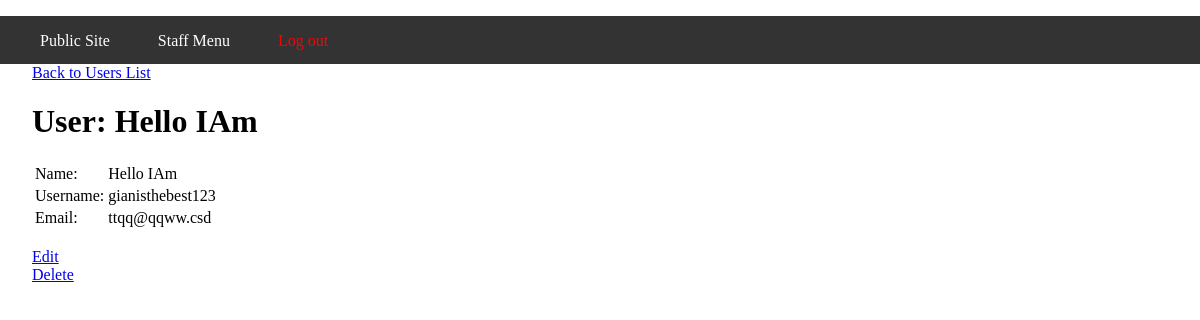
Screenshot of /staff/users/show.php?id=2 with the database file from the repository.
### tables this page shows
CREATE TABLE `users` (
  `id` int(11) NOT NULL,
  `first_name` varchar(255) DEFAULT NULL,
  `last_name` varchar(255) DEFAULT NULL,
  `email` varchar(255) DEFAULT NULL,
  `username` varchar(255) DEFAULT NULL,
  `hashed_password` varchar(255) DEFAULT NULL,
  `created_at` datetime DEFAULT NULL
);

### private/database.php (called while the page is built, shortened)
<?php
  function db_query($connection, $sql) {
    $result_set = mysqli_query($connection, $sql);
    return $result_set;
  }
  function db_fetch_assoc($result_set) {
    return mysqli_fetch_assoc($result_set);
  }
  function db_escape($connection, $string) {
    return mysqli_real_escape_string($connection, $string);
  }
?>

### private/query_functions.php (called while the page is built, shortened)
<?php
  function find_user_by_id($id=0) {
    global $db;
    $sql = "SELECT * FROM users ";
    $sql .= "WHERE id='" . db_escape($db, $id) . "' ";
    $sql .= "LIMIT 1;";
    $users_result = db_query($db, $sql);
    return $users_result;
  }
?>

### private/functions.php (called while the page is built, shortened)
<?php
  function h($string="") {
    return htmlspecialchars($string);
  }
  function u($string="") {
    return urlencode($string);
  }
?>

### public/staff/users/show.php (the view, shortened to what this page needs)
<?php
$id = $_GET['id'];
$users_result = find_user_by_id($id);
$user = db_fetch_assoc($users_result);
?>
<div id="main-content">
  <a href="index.php">Back to Users List</a><br />
  <h1>User: <?php echo h($user['first_name']) . " " . h($user['last_name']); ?></h1>
  <?php
    echo "<table id=\"user\">";
    echo "<tr>";
    echo "<td>Name: </td>";
    echo "<td>" . h($user['first_name']). " " . h($user['last_name']) . "</td>";
    echo "</tr>";
    echo "<tr>";
    echo "<td>Username: </td>";
    echo "<td>" . h($user['username']) . "</td>";
    echo "</tr>";
    echo "<tr>";
    echo "<td>Email: </td>";
    echo "<td>" . h($user['email']) . "</td>";
    echo "</tr>";
    echo "</table>";
  ?>
  <br />
  <a href="edit.php?id=<?php echo h(u($user['id'])); ?>">Edit</a><br />
  <a href="delete.php?id=<?php echo h(u($user['id'])); ?>">Delete</a><br />
</div>
<?php include(SHARED_PATH . '/footer.php'); ?>

### private/shared/header.php (style rules this page uses)
html, body { margin: 0; padding: 0; height: 100%; width: 100%; }
#main-content { padding: 0 2em; }

### rows the page displays
users: first_name "Hello", last_name "IAm", username "gianisthebest123", email "ttqq@qqww.csd"
